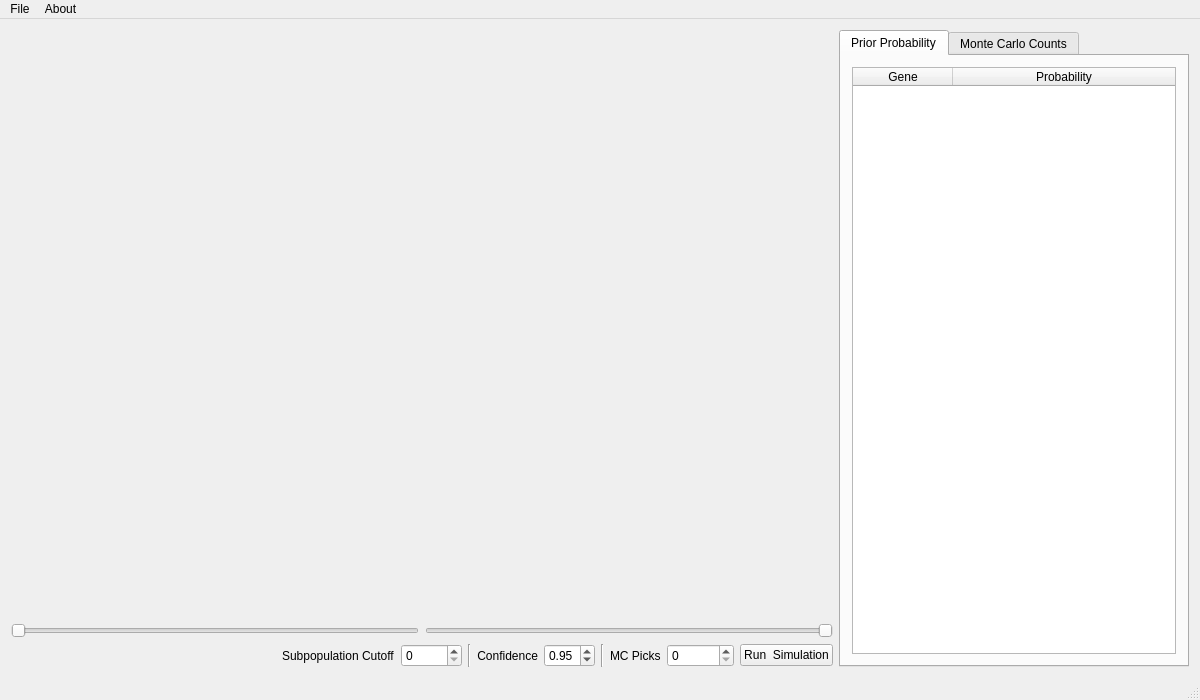
<?xml version="1.0" encoding="UTF-8"?>
<ui version="4.0">
 <class>MainWindow</class>
 <widget class="QMainWindow" name="MainWindow">
  <property name="geometry">
   <rect>
    <x>0</x>
    <y>0</y>
    <width>1200</width>
    <height>700</height>
   </rect>
  </property>
  <property name="minimumSize">
   <size>
    <width>800</width>
    <height>600</height>
   </size>
  </property>
  <property name="windowTitle">
   <string>MALTA</string>
  </property>
  <widget class="QWidget" name="centralWidget">
   <layout class="QHBoxLayout" name="horizontalLayout_3">
    <item>
     <layout class="QVBoxLayout" name="verticalLayout_3">
      <item>
       <widget class="QCustomPlot" name="customPlot" native="true">
        <property name="minimumSize">
         <size>
          <width>600</width>
          <height>500</height>
         </size>
        </property>
       </widget>
      </item>
      <item>
       <widget class="QLabel" name="reads_label">
        <property name="maximumSize">
         <size>
          <width>16777215</width>
          <height>60</height>
         </size>
        </property>
        <property name="font">
         <font>
          <pointsize>50</pointsize>
         </font>
        </property>
        <property name="text">
         <string/>
        </property>
        <property name="alignment">
         <set>Qt::AlignCenter</set>
        </property>
       </widget>
      </item>
      <item>
       <layout class="QHBoxLayout" name="horizontalLayout_2">
        <item>
         <widget class="QSlider" name="lower_slider">
          <property name="maximum">
           <number>50</number>
          </property>
          <property name="value">
           <number>0</number>
          </property>
          <property name="orientation">
           <enum>Qt::Horizontal</enum>
          </property>
         </widget>
        </item>
        <item>
         <widget class="QSlider" name="upper_slider">
          <property name="minimum">
           <number>0</number>
          </property>
          <property name="maximum">
           <number>50</number>
          </property>
          <property name="value">
           <number>0</number>
          </property>
          <property name="orientation">
           <enum>Qt::Horizontal</enum>
          </property>
          <property name="invertedAppearance">
           <bool>true</bool>
          </property>
          <property name="invertedControls">
           <bool>true</bool>
          </property>
         </widget>
        </item>
       </layout>
      </item>
      <item>
       <layout class="QHBoxLayout" name="horizontalLayout">
        <item>
         <spacer name="horizontalSpacer">
          <property name="orientation">
           <enum>Qt::Horizontal</enum>
          </property>
          <property name="sizeHint" stdset="0">
           <size>
            <width>40</width>
            <height>20</height>
           </size>
          </property>
         </spacer>
        </item>
        <item>
         <widget class="QLabel" name="label_2">
          <property name="text">
           <string>Subpopulation Cutoff</string>
          </property>
         </widget>
        </item>
        <item>
         <widget class="QSpinBox" name="cutoff">
          <property name="maximum">
           <number>10000</number>
          </property>
         </widget>
        </item>
        <item>
         <widget class="Line" name="line_2">
          <property name="orientation">
           <enum>Qt::Vertical</enum>
          </property>
         </widget>
        </item>
        <item>
         <widget class="QLabel" name="label">
          <property name="maximumSize">
           <size>
            <width>16777215</width>
            <height>24</height>
           </size>
          </property>
          <property name="text">
           <string>Confidence</string>
          </property>
          <property name="alignment">
           <set>Qt::AlignRight|Qt::AlignTrailing|Qt::AlignVCenter</set>
          </property>
         </widget>
        </item>
        <item>
         <widget class="QDoubleSpinBox" name="confidence">
          <property name="maximumSize">
           <size>
            <width>16777215</width>
            <height>24</height>
           </size>
          </property>
          <property name="minimum">
           <double>0.010000000000000</double>
          </property>
          <property name="maximum">
           <double>0.990000000000000</double>
          </property>
          <property name="singleStep">
           <double>0.010000000000000</double>
          </property>
          <property name="value">
           <double>0.950000000000000</double>
          </property>
         </widget>
        </item>
        <item>
         <widget class="Line" name="line">
          <property name="orientation">
           <enum>Qt::Vertical</enum>
          </property>
         </widget>
        </item>
        <item>
         <widget class="QLabel" name="label_3">
          <property name="text">
           <string>MC Picks</string>
          </property>
         </widget>
        </item>
        <item>
         <widget class="QSpinBox" name="reads">
          <property name="maximum">
           <number>1000000000</number>
          </property>
         </widget>
        </item>
        <item>
         <widget class="QPushButton" name="simulate">
          <property name="enabled">
           <bool>true</bool>
          </property>
          <property name="text">
           <string>Run  Simulation</string>
          </property>
         </widget>
        </item>
       </layout>
      </item>
     </layout>
    </item>
    <item>
     <widget class="QTabWidget" name="tabWidget">
      <property name="minimumSize">
       <size>
        <width>350</width>
        <height>0</height>
       </size>
      </property>
      <property name="maximumSize">
       <size>
        <width>350</width>
        <height>16777215</height>
       </size>
      </property>
      <property name="currentIndex">
       <number>0</number>
      </property>
      <widget class="QWidget" name="tab">
       <attribute name="title">
        <string>Prior Probability</string>
       </attribute>
       <layout class="QVBoxLayout" name="verticalLayout">
        <item>
         <widget class="QTableWidget" name="prior_table">
          <property name="selectionBehavior">
           <enum>QAbstractItemView::SelectRows</enum>
          </property>
          <property name="sortingEnabled">
           <bool>true</bool>
          </property>
          <attribute name="horizontalHeaderStretchLastSection">
           <bool>true</bool>
          </attribute>
          <column>
           <property name="text">
            <string>Gene</string>
           </property>
          </column>
          <column>
           <property name="text">
            <string>Probability</string>
           </property>
          </column>
         </widget>
        </item>
       </layout>
      </widget>
      <widget class="QWidget" name="tab_2">
       <attribute name="title">
        <string>Monte Carlo Counts</string>
       </attribute>
       <layout class="QVBoxLayout" name="verticalLayout_2">
        <item>
         <widget class="QTableWidget" name="count_table">
          <property name="selectionBehavior">
           <enum>QAbstractItemView::SelectRows</enum>
          </property>
          <attribute name="horizontalHeaderStretchLastSection">
           <bool>true</bool>
          </attribute>
          <column>
           <property name="text">
            <string>Gene</string>
           </property>
          </column>
          <column>
           <property name="text">
            <string>Count</string>
           </property>
          </column>
         </widget>
        </item>
       </layout>
      </widget>
     </widget>
    </item>
   </layout>
  </widget>
  <widget class="QMenuBar" name="menuBar">
   <property name="geometry">
    <rect>
     <x>0</x>
     <y>0</y>
     <width>1200</width>
     <height>22</height>
    </rect>
   </property>
   <widget class="QMenu" name="menuFile">
    <property name="title">
     <string>File</string>
    </property>
    <addaction name="action_import_prior"/>
   </widget>
   <widget class="QMenu" name="menuAbout">
    <property name="title">
     <string>About</string>
    </property>
   </widget>
   <addaction name="menuFile"/>
   <addaction name="menuAbout"/>
  </widget>
  <widget class="QStatusBar" name="statusBar"/>
  <action name="action_import_prior">
   <property name="text">
    <string>Import Prior Distribution...</string>
   </property>
   <property name="shortcut">
    <string>Ctrl+O</string>
   </property>
  </action>
 </widget>
 <layoutdefault spacing="6" margin="11"/>
 <customwidgets>
  <customwidget>
   <class>QCustomPlot</class>
   <extends>QWidget</extends>
   <header>qcustomplot.h</header>
   <container>1</container>
  </customwidget>
 </customwidgets>
 <tabstops>
  <tabstop>confidence</tabstop>
  <tabstop>simulate</tabstop>
  <tabstop>prior_table</tabstop>
  <tabstop>tabWidget</tabstop>
  <tabstop>count_table</tabstop>
  <tabstop>cutoff</tabstop>
 </tabstops>
 <resources/>
 <connections/>
</ui>
